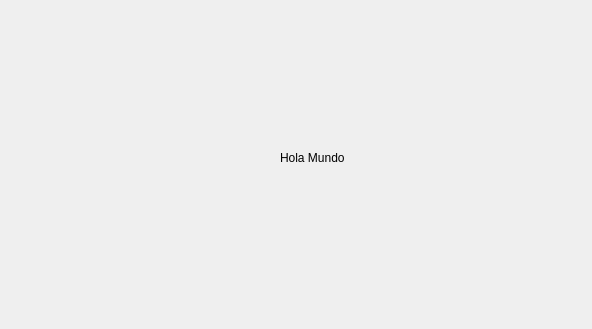
<?xml version="1.0" encoding="UTF-8"?>
<ui version="4.0">
 <class>MainWindow</class>
 <widget class="QMainWindow" name="MainWindow">
  <property name="geometry">
   <rect>
    <x>0</x>
    <y>0</y>
    <width>592</width>
    <height>329</height>
   </rect>
  </property>
  <property name="windowTitle">
   <string>Mi Ventana</string>
  </property>
  <widget class="QWidget" name="centralwidget">
   <widget class="QLabel" name="etiqueta">
    <property name="geometry">
     <rect>
      <x>280</x>
      <y>150</y>
      <width>91</width>
      <height>16</height>
     </rect>
    </property>
    <property name="text">
     <string>Hola Mundo</string>
    </property>
   </widget>
  </widget>
 </widget>
 <resources/>
 <connections/>
</ui>
